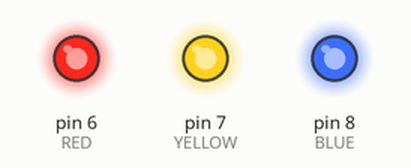
This sketch was run on a simulated Arduino Uno, built with avr-gcc and run on an emulated ATmega328P. On the bench: output pins drawn as LEDs (lit = HIGH).

Above: at 0.2 s.
At 2.7 s:
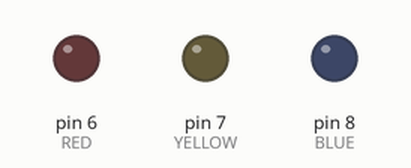
Timing chart, 0 to 3.0 s (numbered marks = the images above):
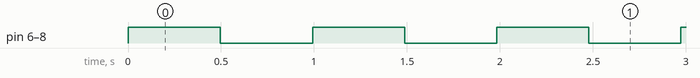

Measured:
- by itself, pin 6 (RED), pin 7 (YELLOW), pin 8 (BLUE): alternates HIGH for 0.50 s and LOW for 0.50 s

The sketch:

25_Event_Groups2.ino
```cpp
#include <Arduino_FreeRTOS.h>
#include "event_groups.h"

#define   RED   6
#define   YELLOW   7
#define   BLUE     8


#define TASK1_BIT   (1UL << 0UL)
#define TASK2_BIT   (1UL << 1UL)
#define TASK3_BIT   (1UL << 2UL)

EventGroupHandle_t  xEventGroup;

const TickType_t xDelay500ms =  pdMS_TO_TICKS(500);
void setup()
{
   xEventGroup  =  xEventGroupCreate();

   xTaskCreate(InputTask1, "Input Task 1", 100,NULL,1,NULL);
   xTaskCreate(InputTask2, "Input Task 2", 100, NULL, 1, NULL );
   xTaskCreate(InputTask3, "Input Task 3", 100, NULL, 1,NULL);
   xTaskCreate(OutputTask, "Output Task", 100, NULL, 1, NULL);

}

void InputTask1(void *pvParameters)
{
  while(1)
  {
     xEventGroupSetBits(xEventGroup, TASK1_BIT);
     vTaskDelay(xDelay500ms);
  }
}
void InputTask2(void *pvParameters)
{
  while(1)
  {
    xEventGroupSetBits(xEventGroup, TASK2_BIT);
    vTaskDelay(xDelay500ms);
  }
}


void InputTask3(void *pvParameters)
{
  while(1)
  {
    xEventGroupSetBits(xEventGroup,TASK3_BIT);
    vTaskDelay(xDelay500ms);
  }
}


void OutputTask(void *pvParameters)
{
  pinMode(RED,OUTPUT);
  pinMode(BLUE,OUTPUT);
  pinMode(YELLOW,OUTPUT);

  const EventBits_t xBitsToWaitFor  = (TASK1_BIT | TASK2_BIT | TASK3_BIT);
  EventBits_t xEventGroupValue;
  while(1)
  {
    xEventGroupValue  = xEventGroupWaitBits(xEventGroup,
                                            xBitsToWaitFor,
                                            pdTRUE,
                                            pdTRUE,
                                            portMAX_DELAY
                                            );
   if((xEventGroupValue & TASK1_BIT) !=0)
   {
    digitalWrite(RED,digitalRead(RED)^1);
   }
   if((xEventGroupValue & TASK2_BIT !=0))
   {
    digitalWrite(YELLOW,digitalRead(YELLOW)^1);
   }
   if((xEventGroupValue & TASK3_BIT !=0))
   {
    digitalWrite(BLUE,digitalRead(BLUE)^1);
   }
  }
}
void loop(){

  }
```
